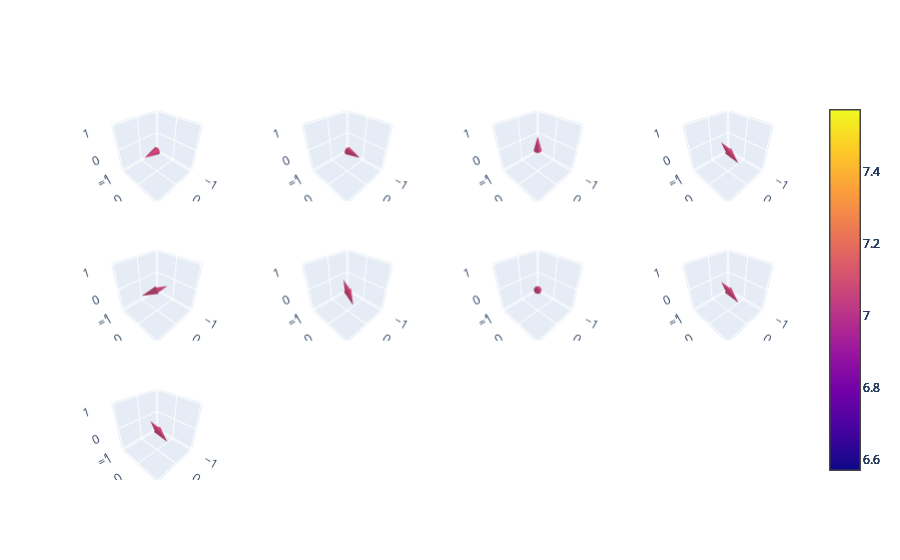

The code cell stored with this chart in its notebook:
### Code cell
plot(R, D)

### Figure 1 — Plotly figure (JSON) as saved in the notebook; plotly's stock layout.template omitted (floating-point values rounded to 4 significant figures)
{"data": [{"anchor": "tail", "scene": "scene", "sizemode": "absolute", "sizeref": 2, "type": "cone", "u": [7.071, 7.071], "v": [0, 0], "w": [0, 0], "x": [-0.5, 0.5], "y": [-0.5, 0.5], "z": [-0.5, 0.5]}, {"anchor": "tail", "scene": "scene2", "sizemode": "absolute", "sizeref": 2, "type": "cone", "u": [0, 0], "v": [7.071, 7.071], "w": [0, 0], "x": [-0.5, 0.5], "y": [-0.5, 0.5], "z": [-0.5, 0.5]}, {"anchor": "tail", "scene": "scene3", "sizemode": "absolute", "sizeref": 2, "type": "cone", "u": [0, 0], "v": [0, 0], "w": [7.071, 7.071], "x": [-0.5, 0.5], "y": [-0.5, 0.5], "z": [-0.5, 0.5]}, {"anchor": "tail", "scene": "scene4", "sizemode": "absolute", "sizeref": 2, "type": "cone", "u": [0.9234, -0.9234], "v": [-5.397, 5.397], "w": [4.474, -4.474], "x": [-0.5, 0.5], "y": [-0.5, 0.5], "z": [-0.5, 0.5]}, {"anchor": "tail", "scene": "scene5", "sizemode": "absolute", "sizeref": 2, "type": "cone", "u": [-5.699, 5.699], "v": [3.651, -3.651], "w": [2.047, -2.047], "x": [-0.5, 0.5], "y": [-0.5, 0.5], "z": [-0.5, 0.5]}, {"anchor": "tail", "scene": "scene6", "sizemode": "absolute", "sizeref": 2, "type": "cone", "u": [-0.9262, 0.9262], "v": [-4.472, 4.472], "w": [5.398, -5.398], "x": [-0.5, 0.5], "y": [-0.5, 0.5], "z": [-0.5, 0.5]}, {"anchor": "tail", "scene": "scene7", "sizemode": "absolute", "sizeref": 2, "type": "cone", "u": [-3.778, 3.778], "v": [-5.173, 5.173], "w": [-2.995, 2.995], "x": [-0.5, 0.5], "y": [-0.5, 0.5], "z": [-0.5, 0.5]}, {"anchor": "tail", "scene": "scene8", "sizemode": "absolute", "sizeref": 2, "type": "cone", "u": [0.3189, -0.3189], "v": [-5.934, 5.934], "w": [3.832, -3.832], "x": [-0.5, 0.5], "y": [-0.5, 0.5], "z": [-0.5, 0.5]}, {"anchor": "tail", "scene": "scene9", "sizemode": "absolute", "sizeref": 2, "type": "cone", "u": [0.0002056, -0.0002056], "v": [-6.165, 6.165], "w": [3.463, -3.463], "x": [-0.5, 0.5], "y": [-0.5, 0.5], "z": [-0.5, 0.5]}], "layout": {"scene": {"aspectmode": "data", "domain": {"x": [0, 0.2125], "y": [0.7333, 1]}}, "scene10": {"domain": {"x": [0.2625, 0.475], "y": [0, 0.2667]}}, "scene11": {"domain": {"x": [0.525, 0.7375], "y": [0, 0.2667]}}, "scene12": {"domain": {"x": [0.7875, 1], "y": [0, 0.2667]}}, "scene2": {"domain": {"x": [0.2625, 0.475], "y": [0.7333, 1]}}, "scene3": {"domain": {"x": [0.525, 0.7375], "y": [0.7333, 1]}}, "scene4": {"domain": {"x": [0.7875, 1], "y": [0.7333, 1]}}, "scene5": {"domain": {"x": [0, 0.2125], "y": [0.3667, 0.6333]}}, "scene6": {"domain": {"x": [0.2625, 0.475], "y": [0.3667, 0.6333]}}, "scene7": {"domain": {"x": [0.525, 0.7375], "y": [0.3667, 0.6333]}}, "scene8": {"domain": {"x": [0.7875, 1], "y": [0.3667, 0.6333]}}, "scene9": {"domain": {"x": [0, 0.2125], "y": [0, 0.2667]}}}}
